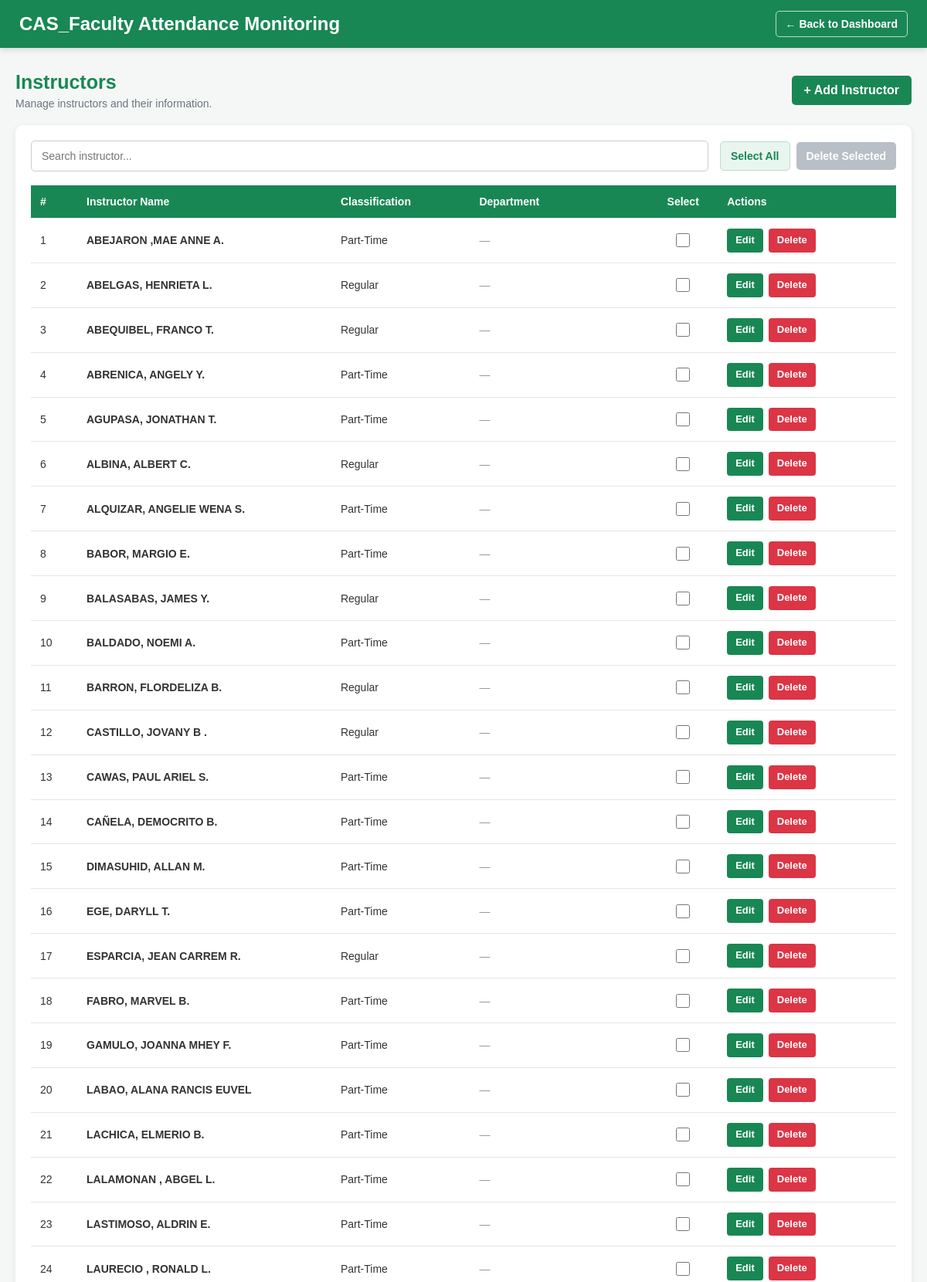
/instructors/ (signed in, upper part), run on the app's committed database.
### monitoring/models.py (models this page shows, shortened)
class Instructor(models.Model):
    CLASSIFICATION_CHOICES = [
        ("PART_TIME", "Part-Time"),
        ("REGULAR", "Regular"),
    ]
    name = models.CharField(max_length=150)
    classification = models.CharField(
        max_length=20,
        choices=CLASSIFICATION_CHOICES,
        default="PART_TIME"
    )
    department = models.CharField(
        max_length=150,
        blank=True
    )
    contact = models.CharField(
        max_length=50,
        blank=True
    )
    class Meta:
        ordering = ["name"]

### monitoring/views.py (the view)
@login_required
def instructor_list(request):
    search = request.GET.get("search", "").strip()
    schedule_date_text = request.GET.get("schedule_date", "").strip()
    current_datetime = timezone.localtime()
    today = current_datetime.date()
    current_time = current_datetime.time()
    if schedule_date_text:
        try:
            selected_date = datetime.strptime(
                schedule_date_text, "%Y-%m-%d"
            ).date()
        except ValueError:
            selected_date = today
            schedule_date_text = today.strftime("%Y-%m-%d")
    else:
        selected_date = today
        schedule_date_text = today.strftime("%Y-%m-%d")
    day_code_map = {
        0: "M", 1: "T", 2: "W", 3: "TH",
        4: "F", 5: "S", 6: "SU",
    }
    selected_day = day_code_map[selected_date.weekday()]
    is_today = selected_date == today
    instructors = Instructor.objects.all().order_by("name")
    if search:
        instructors = instructors.filter(name__icontains=search)
    all_instructors = Instructor.objects.all().order_by("name")
    schedules = list(
        Schedule.objects
        .select_related("instructor", "subject", "room")
        .filter(day=selected_day)
        .order_by("instructor__name", "start_time")
    )
    if search:
        schedules = [
            schedule for schedule in schedules
            if search.lower() in schedule.instructor.name.lower()
        ]
    day_start = timezone.make_aware(datetime.combine(selected_date, time.min))
    day_end = timezone.make_aware(datetime.combine(selected_date + timedelta(days=1), time.min))
    monitored_schedule_ids = set(
        MonitoringRecord.objects.filter(
            record_datetime__gte=day_start,
            record_datetime__lt=day_end,
        ).values_list("schedule_id", flat=True)
    )
    active_schedules = []
    upcoming_schedules = []
    for schedule in schedules:
        if schedule.id in monitored_schedule_ids:
            continue
        if is_today:
            if schedule.start_time <= current_time <= schedule.end_time:
                active_schedules.append(schedule)
            elif schedule.start_time > current_time:
                upcoming_schedules.append(schedule)
        else:
            upcoming_schedules.append(schedule)
    active_schedules.sort(key=lambda x: (x.instructor.name.lower(), x.start_time))
    upcoming_schedules.sort(key=lambda x: (x.instructor.name.lower(), x.start_time))
    return render(
        request,
        "instructors/list.html",
        {
            "instructors": instructors,
            "all_instructors": all_instructors,
            "search": search,
            "schedule_date": schedule_date_text,
            "selected_date": selected_date,
            "selected_day_name": selected_date.strftime("%A"),
            "is_today": is_today,
            "current_datetime": current_datetime,
            "current_time": current_time,
            "active_schedules": active_schedules,
            "upcoming_schedules": upcoming_schedules,
        },
    )

### templates/instructors/list.html (shortened to what this page needs)
<!DOCTYPE html>
<html lang="en">
<head>
</head>
<body>
<header class="header">
    <div class="header-content">
        <h1>
            CAS_Faculty Attendance Monitoring
        </h1>
        <div class="header-actions">
            <a
                href="{% url 'dashboard' %}"
                class="back-dashboard"
            >
                ← Back to Dashboard
            </a>
        </div>
    </div>
</header>
<main class="container">
    <div class="page-top">
        <div class="page-title">
            <h2>
                Instructors
            </h2>
            <p>
                Manage instructors and their information.
            </p>
        </div>
        <a
            href="{% url 'instructor_create' %}"
            class="add-button"
        >
            + Add Instructor
        </a>
    </div>
    <div class="card">
        <div class="toolbar">
            <div class="search-area">
                <input
                    type="text"
                    id="searchInput"
                    class="search-input"
                    placeholder="Search instructor..."
                    autocomplete="off"
                >
            </div>
            <div class="bulk-actions">
                <button
                    type="button"
                    id="selectAllButton"
                    class="bulk-button select-button"
                >
                </button>
                <button
                    type="button"
                    id="deleteSelectedButton"
                    class="bulk-button delete-selected-button"
                    disabled
                >
                </button>
            </div>
        </div>
        {% if instructors %}
            <div class="table-wrapper">
                <table>
                    <thead>
                        <tr>
                            <th class="number-column">
                                #
                            </th>
                            <th class="name-column">
                                Instructor Name
                            </th>
                            <th class="classification-column">
                                Classification
                            </th>
                            <th class="department-column">
                                Department
                            </th>
                            <th class="select-column select-header">
                                Select
                            </th>
                            <th class="actions-column">
                                Actions
                            </th>
                        </tr>
                    </thead>
                    <tbody id="instructorTableBody">
                        {% for instructor in instructors %}
                            <tr
                                data-name="{{ instructor.name|lower }}"
                            >
                                <td class="number-column">
                                    {{ forloop.counter }}
                                </td>
                                <td class="name-column">
                                    <strong>
                                        {{ instructor.name }}
                                    </strong>
                                </td>
                                <td class="classification-column">
                                    {{ instructor.get_classification_display }}
                                </td>
                                <td class="department-column">
                                    {% if instructor.department %}
                                        {{ instructor.department }}
                                    {% else %}
                                        <span style="color:#999;">
                                            —
                                        </span>
                                    {% endif %}
                                </td>
                                <td class="select-column select-cell">
                                    <input
                                        type="checkbox"
                                        class="instructor-checkbox"
                                        value="{{ instructor.id }}"
                                        data-name="{{ instructor.name }}"
                                        aria-label="Select {{ instructor.name }}"
                                    >
                                </td>
                                <td class="actions-column">
                                    <div class="actions">
                                        <a
                                            href="{% url 'instructor_update' instructor.id %}"
                                            class="action edit instructor-edit-link"
                                        >
                                            Edit
                                        </a>
                                        <button
                                            type="button"
                                            class="action delete individual-delete-button"
                                            data-id="{{ instructor.id }}"
                                            data-name="{{ instructor.name }}"
                                        >
                                            Delete
                                        </button>
                                    </div>
                                </td>
                            </tr>
                        {% endfor %}
                    </tbody>
                </table>
            </div>
        {% endif %}
    </div>
</main>
</body>
</html>

### templates/instructors/list.html (style rules this page uses)
* { box-sizing: border-box; margin: 0; padding: 0; font-family: Arial, sans-serif; }
html, body { width: 100%; min-height: 100%; }
body { background: #f5f7f6; color: #333; min-height: 100vh; overflow-x: hidden; overflow-y: auto; }
.header { width: 100%; background: #198754; color: white; padding: 14px 25px; position: sticky; top: 0; z-index: 1000; box-shadow: 0 2px 8px rgba(0, 0, 0, 0.15); }
.header-content { width: 100%; display: flex; justify-content: space-between; align-items: center; gap: 20px; }
.header h1 { font-size: 24px; line-height: 1.3; }
.header-actions { display: flex; align-items: center; gap: 10px; flex-wrap: wrap; }
.back-dashboard { color: white; text-decoration: none; font-weight: bold; font-size: 14px; padding: 8px 12px; border: 1px solid rgba(255, 255, 255, 0.7); border-radius: 5px; white-space: nowrap; }
.container { width: 100%; max-width: 1400px; margin: 0 auto; padding: 30px 20px 70px; }
.page-top { display: flex; justify-content: space-between; align-items: center; gap: 15px; margin-bottom: 20px; flex-wrap: wrap; }
.page-title h2 { color: #198754; font-size: 25px; margin-bottom: 5px; }
.page-title p { color: #6c757d; font-size: 14px; }
.add-button { display: inline-block; background: #198754; color: white; text-decoration: none; font-weight: bold; padding: 10px 16px; border-radius: 5px; white-space: nowrap; }
.card { width: 100%; background: white; border-radius: 10px; box-shadow: 0 2px 10px rgba(0, 0, 0, 0.08); padding: 20px; }
.toolbar { width: 100%; display: flex; justify-content: space-between; align-items: center; gap: 15px; margin-bottom: 18px; flex-wrap: wrap; }
.search-area { position: relative; flex: 1; min-width: 250px; }
.search-input { width: 100%; padding: 11px 13px; border: 1px solid #ccc; border-radius: 5px; font-size: 14px; background: white; }
.bulk-actions { display: flex; align-items: center; gap: 8px; flex-wrap: wrap; }
.bulk-button { border: none; border-radius: 5px; padding: 10px 13px; font-size: 14px; font-weight: bold; cursor: pointer; white-space: nowrap; }
.select-button { background: #e9f5ef; color: #198754; border: 1px solid #b8dfca; }
.delete-selected-button { background: #dc3545; color: white; }
.delete-selected-button:disabled { background: #adb5bd; cursor: not-allowed; opacity: 0.85; }
.table-wrapper { width: 100%; overflow-x: auto; -webkit-overflow-scrolling: touch; }
table { width: 100%; min-width: 900px; border-collapse: collapse; }
thead { background: #198754; color: white; }
th, td { padding: 13px 12px; border-bottom: 1px solid #e5e5e5; vertical-align: middle; font-size: 14px; }
th { font-weight: bold; white-space: nowrap; text-align: left; }
td { text-align: left; }
.number-column { width: 60px; }
.name-column { min-width: 220px; }
.classification-column { min-width: 140px; }
.department-column { min-width: 180px; }
.select-column { width: 90px; min-width: 90px; text-align: center; }
.actions-column { min-width: 180px; white-space: nowrap; }
.select-header { text-align: center; }
.select-cell { text-align: center; vertical-align: middle; }
.instructor-checkbox { width: 18px; height: 18px; cursor: pointer; accent-color: #198754; display: block; margin: 0 auto; }
.actions { display: flex; align-items: center; gap: 7px; flex-wrap: wrap; }
.action { display: inline-block; padding: 7px 11px; border-radius: 4px; text-decoration: none; border: none; font-size: 13px; font-weight: bold; cursor: pointer; line-height: 1.3; }
.edit { background: #198754; color: white; }
.delete { background: #dc3545; color: white; }

### data on the page
Instructor: name "ABEJARON ,MAE ANNE A.", classification "Part-Time"
Instructor: name "ABELGAS, HENRIETA L.", classification "Regular"
Instructor: name "ABEQUIBEL, FRANCO T.", classification "Regular"
Instructor: name "ABRENICA, ANGELY Y.", classification "Part-Time"
Instructor: name "AGUPASA, JONATHAN T.", classification "Part-Time"
Instructor: name "ALBINA, ALBERT C.", classification "Regular"
Instructor: name "ALQUIZAR, ANGELIE WENA S.", classification "Part-Time"
Instructor: name "BABOR, MARGIO E.", classification "Part-Time"
Instructor: name "BALASABAS, JAMES Y.", classification "Regular"
Instructor: name "BALDADO, NOEMI A.", classification "Part-Time"
Instructor: name "BARRON, FLORDELIZA B.", classification "Regular"
Instructor: name "CASTILLO, JOVANY B .", classification "Regular"
Instructor: name "CAWAS, PAUL ARIEL S.", classification "Part-Time"
Instructor: name "CAÑELA, DEMOCRITO B.", classification "Part-Time"
Instructor: name "DIMASUHID, ALLAN M.", classification "Part-Time"
Instructor: name "EGE, DARYLL T.", classification "Part-Time"
Instructor: name "ESPARCIA, JEAN CARREM R.", classification "Regular"
Instructor: name "FABRO, MARVEL B.", classification "Part-Time"
Instructor: name "GAMULO, JOANNA MHEY F.", classification "Part-Time"
Instructor: name "LABAO, ALANA RANCIS EUVEL", classification "Part-Time"
Instructor: name "LACHICA, ELMERIO B.", classification "Part-Time"
Instructor: name "LALAMONAN , ABGEL L.", classification "Part-Time"
Instructor: name "LASTIMOSO, ALDRIN E.", classification "Part-Time"
Instructor: name "LAURECIO , RONALD L.", classification "Part-Time"
